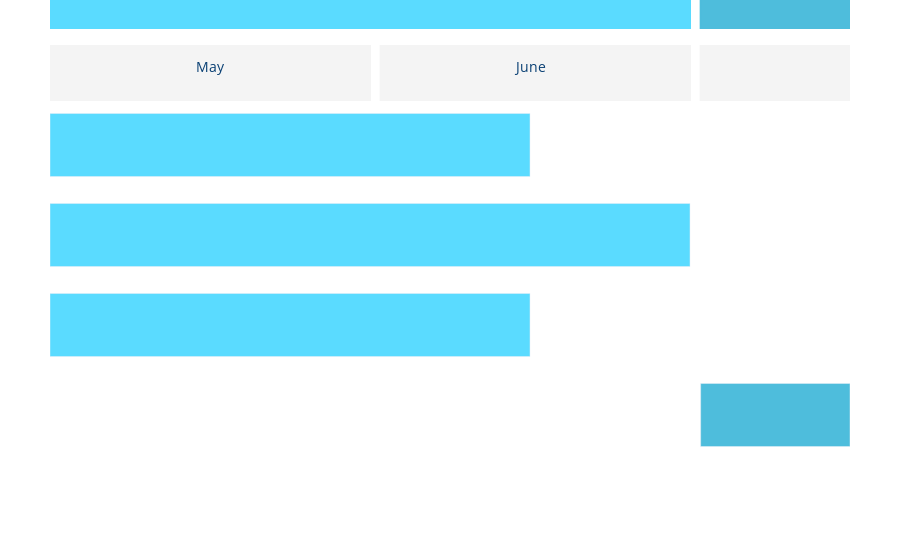

Notebook code cell kept with this figure:
### Code cell
fig = gantt_timeline.get_fig_timeline(quarters=True, months=True)
fig.show()

### Figure 1 — Plotly figure (JSON) as saved in the notebook; plotly's stock layout.template omitted (floating-point values rounded to 4 significant figures)
{"data": [{"alignmentgroup": "True", "base": ["2024-05-01", "2024-05-01", "2024-05-01"], "hovertemplate": "quarter_color=#4EBDDC<br>start=%{base}<br>end=%{x}<br>task=%{y}<extra></extra>", "legendgroup": "#4EBDDC", "marker": {"color": "#5ADBFF", "pattern": {"shape": ""}}, "name": "#4EBDDC", "offsetgroup": "#4EBDDC", "orientation": "h", "showlegend": true, "textposition": "auto", "type": "bar", "width": 0.7, "x": [3888000000, 5184000000, 3888000000], "xaxis": "x", "y": ["Task 1.1", "Task 1.2", "Task 1.3"], "yaxis": "y"}, {"alignmentgroup": "True", "base": ["2024-07-01"], "hovertemplate": "quarter_color=#5D9BCF<br>start=%{base}<br>end=%{x}<br>task=%{y}<extra></extra>", "legendgroup": "#5D9BCF", "marker": {"color": "#4EBDDC", "pattern": {"shape": ""}}, "name": "#5D9BCF", "offsetgroup": "#5D9BCF", "orientation": "h", "showlegend": true, "textposition": "auto", "type": "bar", "width": 0.7, "x": [1209600000], "xaxis": "x", "y": ["Task 1.4"], "yaxis": "y"}], "layout": {"annotations": [{"font": {"color": "#0A4074", "size": 14}, "showarrow": false, "text": "April", "x": "2024-04-15", "y": 1.125, "yref": "paper"}, {"font": {"color": "#0A4074", "size": 14}, "showarrow": false, "text": "May", "x": "2024-05-16", "y": 1.125, "yref": "paper"}, {"font": {"color": "#0A4074", "size": 14}, "showarrow": false, "text": "June", "x": "2024-06-15", "y": 1.125, "yref": "paper"}, {"font": {"color": "#0A4074", "size": 14}, "showarrow": false, "text": "July", "x": "2024-07-16", "y": 1.125, "yref": "paper"}, {"font": {"color": "#0A4074", "size": 14}, "showarrow": false, "text": "August", "x": "2024-08-16", "y": 1.125, "yref": "paper"}, {"font": {"color": "#0A4074", "size": 14}, "showarrow": false, "text": "September", "x": "2024-09-15", "y": 1.125, "yref": "paper"}], "barmode": "overlay", "coloraxis": {"showscale": false}, "legend": {"title": {"text": "quarter_color"}, "tracegroupgap": 0}, "margin": {"b": 100, "l": 50, "pad": 4, "r": 50, "t": 100}, "plot_bgcolor": "white", "shapes": [{"fillcolor": "rgba(90, 219, 255, 1)", "line": {"color": "rgba(90, 219, 255, 1)"}, "opacity": 1, "type": "rect", "x0": "2024-04-01", "x1": "2024-06-30", "xref": "x", "y0": 1.2, "y1": 1.35, "yref": "paper"}, {"fillcolor": "rgba(78, 189, 220, 1)", "line": {"color": "rgba(78, 189, 220, 1)"}, "opacity": 1, "type": "rect", "x0": "2024-07-01", "x1": "2024-09-30", "xref": "x", "y0": 1.2, "y1": 1.35, "yref": "paper"}, {"fillcolor": "rgba(244, 244, 244, 1)", "line": {"color": "rgba(244, 244, 244, 1)"}, "opacity": 1, "type": "rect", "x0": "2024-04-01", "x1": "2024-04-30", "xref": "x", "y0": 1, "y1": 1.15, "yref": "paper"}, {"fillcolor": "rgba(244, 244, 244, 1)", "line": {"color": "rgba(244, 244, 244, 1)"}, "opacity": 1, "type": "rect", "x0": "2024-05-01", "x1": "2024-05-31", "xref": "x", "y0": 1, "y1": 1.15, "yref": "paper"}, {"fillcolor": "rgba(244, 244, 244, 1)", "line": {"color": "rgba(244, 244, 244, 1)"}, "opacity": 1, "type": "rect", "x0": "2024-06-01", "x1": "2024-06-30", "xref": "x", "y0": 1, "y1": 1.15, "yref": "paper"}, {"fillcolor": "rgba(244, 244, 244, 1)", "line": {"color": "rgba(244, 244, 244, 1)"}, "opacity": 1, "type": "rect", "x0": "2024-07-01", "x1": "2024-07-31", "xref": "x", "y0": 1, "y1": 1.15, "yref": "paper"}, {"fillcolor": "rgba(244, 244, 244, 1)", "line": {"color": "rgba(244, 244, 244, 1)"}, "opacity": 1, "type": "rect", "x0": "2024-08-01", "x1": "2024-08-31", "xref": "x", "y0": 1, "y1": 1.15, "yref": "paper"}, {"fillcolor": "rgba(244, 244, 244, 1)", "line": {"color": "rgba(244, 244, 244, 1)"}, "opacity": 1, "type": "rect", "x0": "2024-09-01", "x1": "2024-09-30", "xref": "x", "y0": 1, "y1": 1.15, "yref": "paper"}], "showlegend": false, "xaxis": {"anchor": "y", "domain": [0, 1], "range": ["2024-05-01", "2024-07-15"], "showticklabels": false, "type": "date", "visible": false}, "yaxis": {"anchor": "x", "autorange": "reversed", "domain": [0, 1], "showticklabels": false, "title": {"text": "task"}, "visible": false}}}
